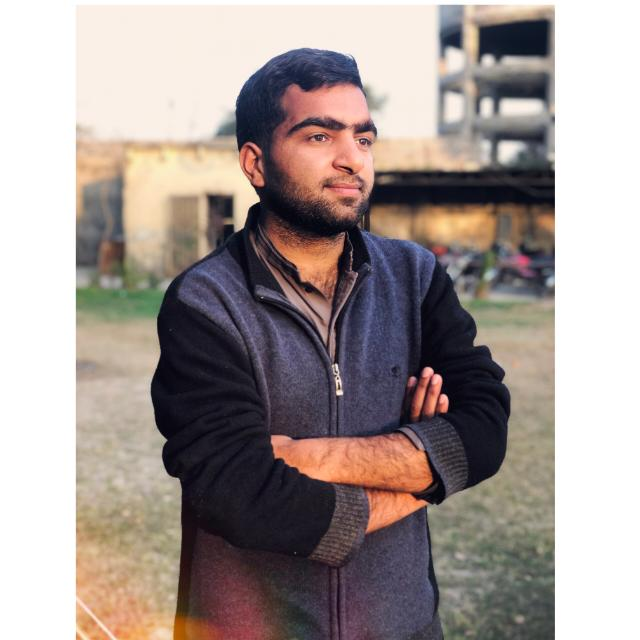
#> input picture fahad1.jpg, 640 x 640 px
$ python 'converting color.py'
#> lines starting #> are read from the running program, lines starting #| are printed output that depends on the picture

import cv2
import numpy as np

image=cv2.imread('fahad1.jpg',-1)
#> image is the input picture: shape (640, 640, 3); mean B, G, R 147.8, 151.3, 162.5
#converting image to other formats like grayscale ,RGB
gray=cv2.cvtColor(image,cv2.COLOR_BGR2GRAY)
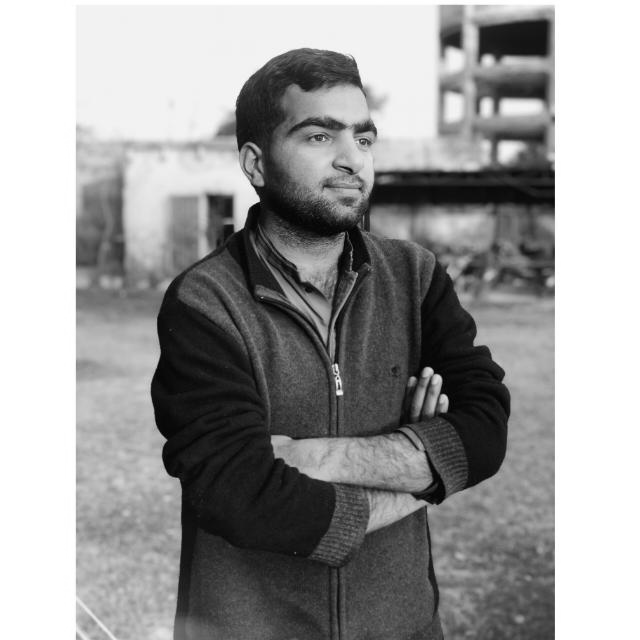
#> gray: shape (640, 640); min 0, max 255, mean 154.2


croped_gray=gray[100:300,200:400]
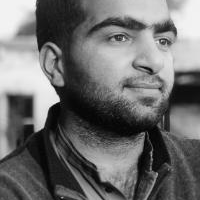
#> croped_gray: shape (200, 200); min 1, max 250, mean 109.4
cv2.imshow("Cropped Gray Scale Mode Image",croped_gray)

cv2.waitKey(0)  #that means it will infinte time untill key pressed
cv2.destroyAllWindows()

$ run again, with fahad.jpg copied over fahad1.jpg
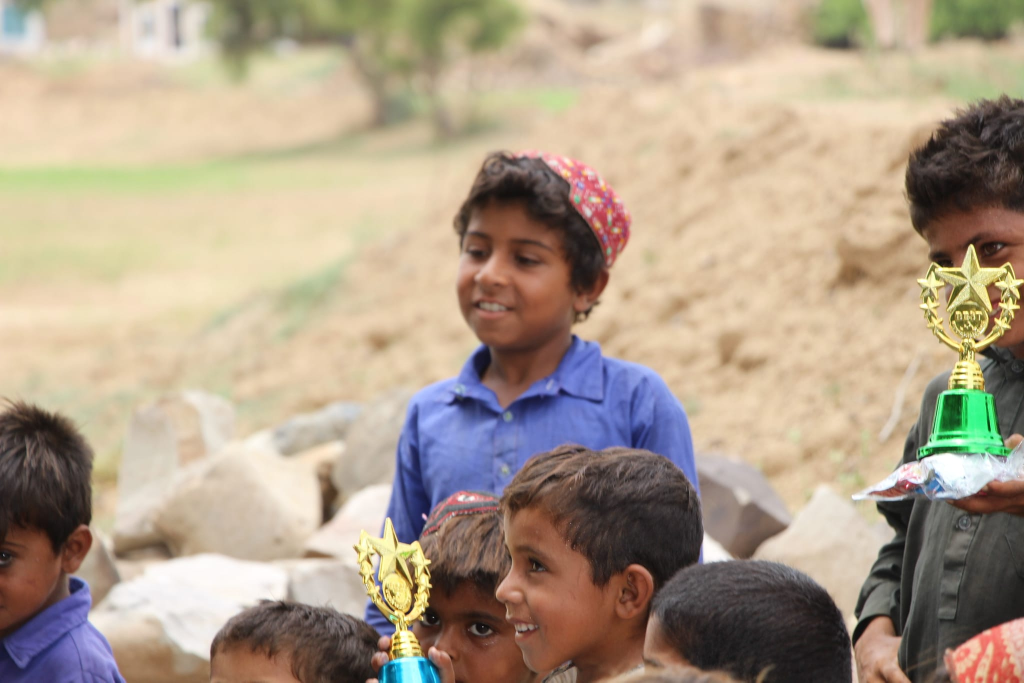
#> input picture fahad.jpg, 2048 x 1365 px (shown at 1/2 size)
#> image is the input picture: shape (1365, 2048, 3); mean B, G, R 138.5, 158.2, 174.8
#> `gray=cv2.cvtColor(image,cv2.COLOR_BGR2GRAY)`:
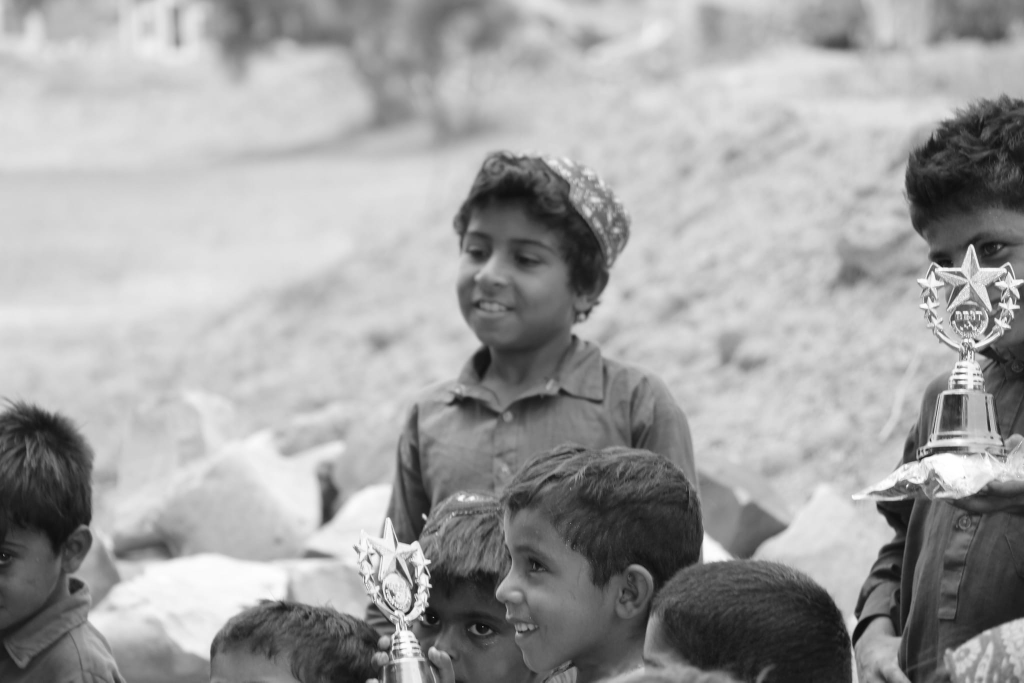
#> gray: shape (1365, 2048) (shown at 1/2 size); min 4, max 255, mean 160.9
#> `croped_gray=gray[100:300,200:400]`:
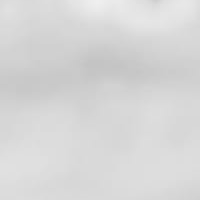
#> croped_gray: shape (200, 200); min 195, max 239, mean 214.7
